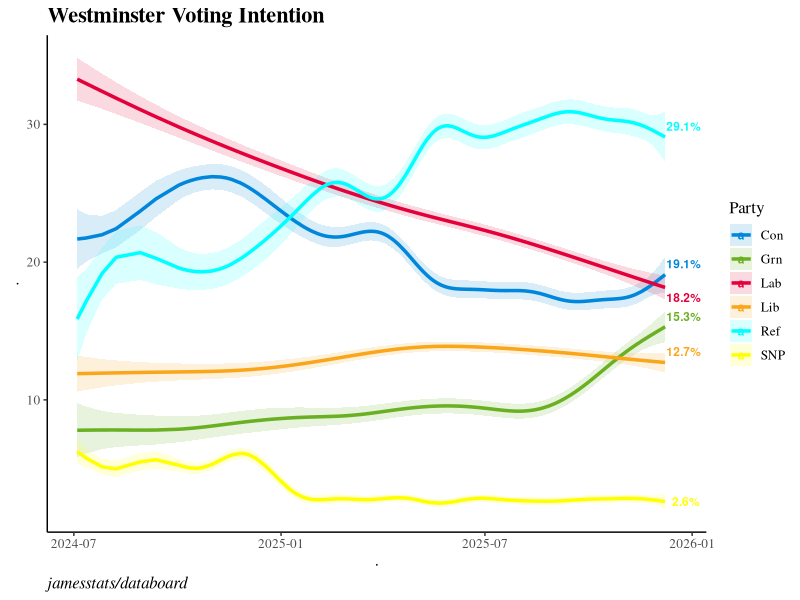

Reproduce this figure in R.
## ---- chunk 1
knitr::opts_chunk$set(echo = TRUE)
## ---- chunk 2
library(ggplot2)
library(dplyr)
library(readxl)
library(ggrepel)
library(mgcv)

# Load Data
data <- read_xlsx("data/UKPolling.xlsx")
data$Date <- as.Date(data$Date)
df <- data %>% filter(!is.na(Party), !is.na(Share))

# Calculate GAM Trend (Using k=20 as per your slider default)
df_trend <- df %>%
  arrange(Party, Date) %>%
  group_by(Party) %>%
  group_modify(~{
    x_num <- as.numeric(.x$Date)
    gam_fit <- gam(Share ~ s(x_num, k = 20), data = .x, method = "REML")
    preds <- predict(gam_fit, se.fit = TRUE)
    .x$RollingShare <- preds$fit
    .x$UpperCI <- preds$fit + 1.96 * preds$se.fit
    .x$LowerCI <- preds$fit - 1.96 * preds$se.fit
    .x
  })

latest_points <- df_trend %>% group_by(Party) %>% filter(Date == max(Date)) %>% slice(1)

# Plot
ggplot(df_trend, aes(x = Date, y = RollingShare, color = Party)) +
  geom_ribbon(aes(ymin = LowerCI, ymax = UpperCI, fill = Party), alpha = 0.15, color = NA) +
  geom_line(linewidth = 1.2) +
  geom_text_repel(data = latest_points, aes(label = paste0(round(RollingShare, 1), "%")), 
                  nudge_x = 10, size = 3, fontface = "bold") +
  
  theme_classic() +
  labs(title = "Westminster Voting Intention",y=".",x=".",caption = "jamesstats/databoard") +
  scale_color_manual(values = c("Lab"="#E4003B","Con"="#0087DC","Ref"="cyan","Lib"="#FAA61A","Grn"="#6AB023","SNP"="yellow")) +
  scale_fill_manual(values = c("Lab"="#E4003B","Con"="#0087DC","Ref"="cyan","Lib"="#FAA61A","Grn"="#6AB023","SNP"="yellow")) +
  theme(plot.caption = element_text(hjust = 0,size=12,face="italic"),
        plot.title = element_text(hjust = 0,size=16,face="bold",color = "black",
                                  family = "serif"),
  text = element_text(family = "serif",size=12,color = "black"))   

